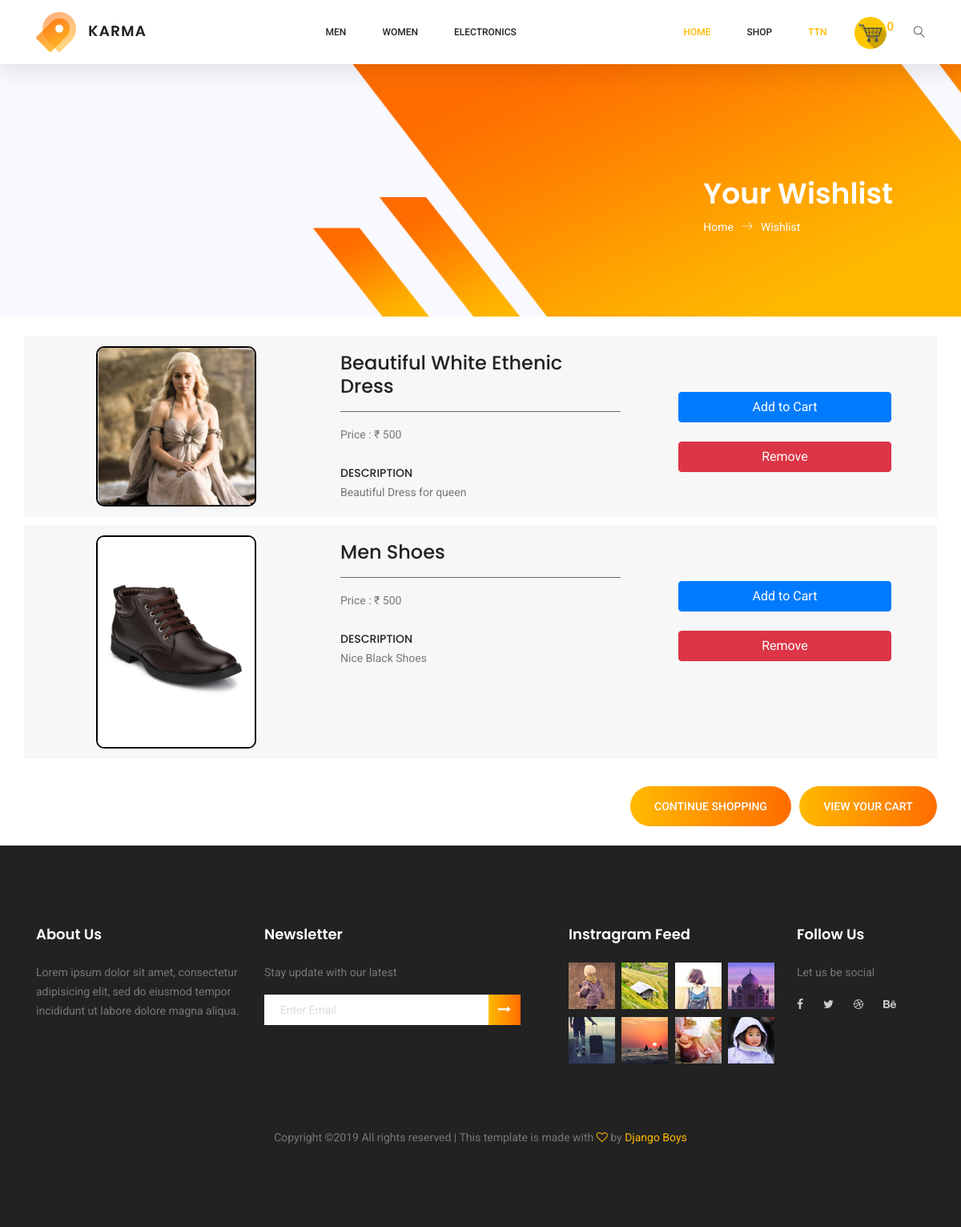
Page /operations/wishlist/ (signed in) on the earlier database version.
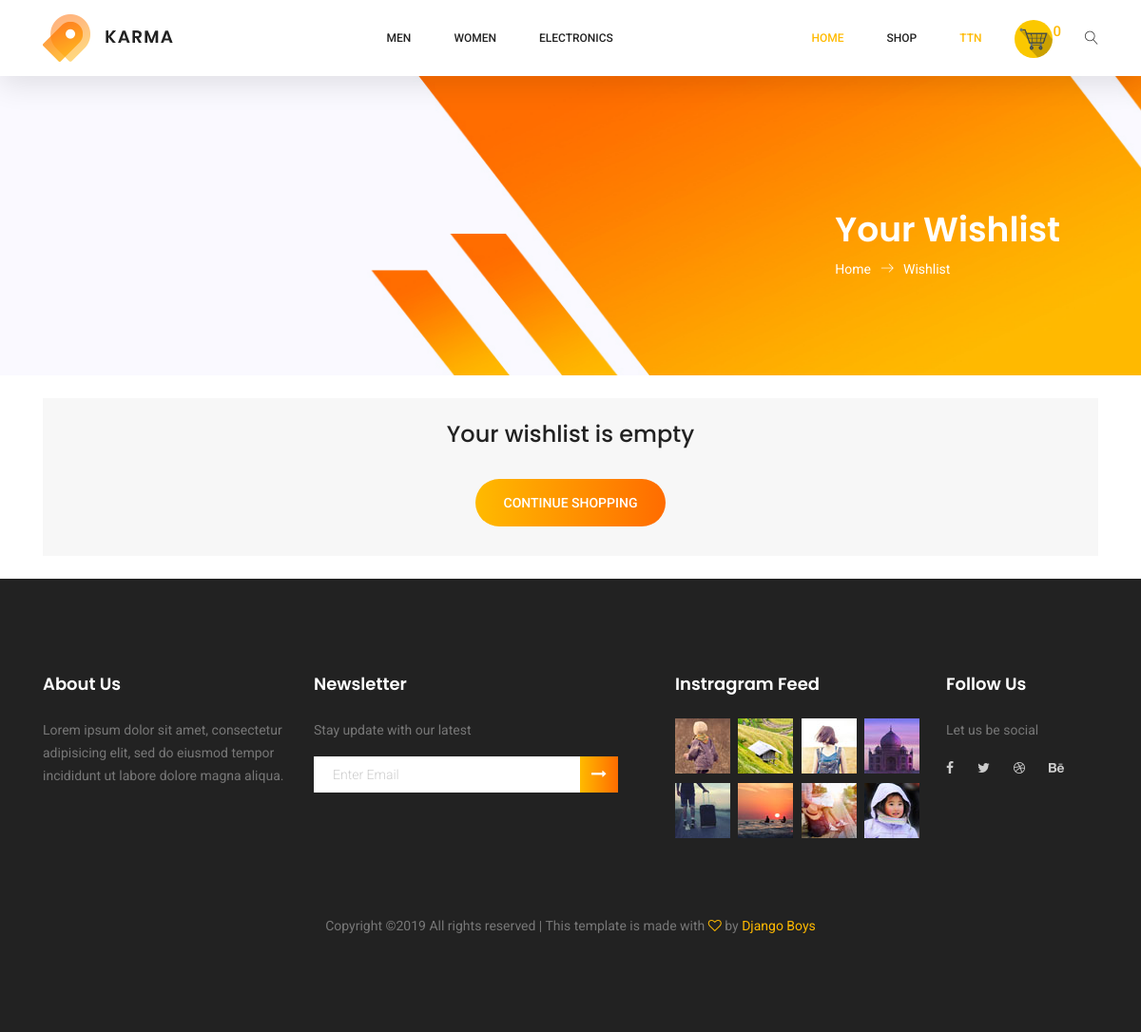
Same page on the later database version.
### core/models.py (models this page shows, shortened)
class Customer(AbstractUser):
    gender = models.BooleanField(default=True)
    phone_number = models.IntegerField(null=True)

class WishlistItems(models.Model):
    wishlist = models.ForeignKey(Wishlist, on_delete=models.CASCADE)
    product = models.ForeignKey(Product, on_delete=models.CASCADE)

class Product(models.Model):
    product_category = models.ForeignKey(ProductCategory, on_delete=models.CASCADE)
    name = models.CharField(max_length=50, blank=False)
    slug = models.SlugField(max_length=250, null=True, blank=True)
    description = models.CharField(max_length=255)
    price = models.PositiveIntegerField(blank=False)
    quantity = models.PositiveIntegerField(default=1)
    count = models.PositiveSmallIntegerField(default=0)
    replacement = models.IntegerField()

### operations/views.py (the view)
# urls.py: path('wishlist/', views.list_wishlist_items, name='wishlist'),
@login_required
def list_wishlist_items(request):
    error = ''
    try:
        wishlist = Wishlist.objects.get(customer=request.user)
        items = WishlistItems.objects.filter(wishlist=wishlist)
        imagelist = [item.product.productimage_set.all()[0].image for item in items]
        items = zip(items, imagelist)
    except Wishlist.DoesNotExist:
        items = []
        error = "Your wishlist is empty"
    if len(imagelist) == 0:
        error = "Your wishlist is empty"
    return render(request, 'operations/wishlist.html', {"items": items, 'error': error})

### operations/context_processors.py (called while the page is built)
def cart_count(request):
    if request.user.is_authenticated:
        try:
            cart = Cart.objects.get(user=request.user, is_ordered=False)
            return {'count': len(cart.cartitems_set.all())}
        except Cart.DoesNotExist:
            return {'count': 0}
    else:
        request.session[settings.CART_SESSION_ID] = request.session.get(settings.CART_SESSION_ID, {})
        if request.session[settings.CART_SESSION_ID] is None:
            return {'count': 0}
        return {'count': len(request.session[settings.CART_SESSION_ID])}

### operations/templates/operations/wishlist.html (shortened to what this page needs)
{% extends 'base.html' %}
{% load static %}
{% block content %}
    <section class="banner-area organic-breadcrumb">
        <div class="container">
            <div class="breadcrumb-banner d-flex flex-wrap align-items-center justify-content-end">
                <div class="col-first">
                    <h1>Your Wishlist</h1>
                    <nav class="d-flex align-items-center">
                        <a href="{% url 'accounts:registration' %}">Home<span class="lnr lnr-arrow-right"></span></a>
                        <a href="#">Wishlist</a>
                    </nav>
                </div>
            </div>
        </div>
    </section><br>
<section class="cart-area">
   <div class="container">
       <div class="row">
          <div class="col-lg-12">
                <form role="form" method="POST">
                    {% if error %}
                        <div class="" style="background-color:#f7f7f7;" align="center"><br>
                            <h3>{{error}}</h3><br>
                            <a class="primary-btn" href="{% url 'index' %}">Continue Shopping</a><br><br>
                        </div>
                    {% else %}
                    {% for item in items %}
                    <div class="row" style="background-color:#f7f7f7;">
                        <div class="col-lg-4 col-sm-6" style="margin-bottom: 13px;">
                            <div class="" style="text-align:center; padding: 13px 0px 0px 0px;">
                                <a href="{% url 'products:product_detail' item.0.product.slug %}">
                                    <img style="border: 2px solid black; border-radius:10px;"
                                        height="200px" width="200px" class="img-fluid" src="{{ item.1.url}}" alt="Image">
                                </a>
                            </div>
                        </div>
                        <div class="col-lg-4 col-sm-6">
                            <div class="single-product" style="padding: 20px 0px 0px 0px;">
                                <div class="product-details">
                                    <h3>{{item.0.product.name.title }}</h3><hr color="#777777">
                                    <div class="price">
                                        <span>Price : </span>
                                        <span>₹ {{ item.0.product.price }}</span>
                                    </div><br>
                                    <div class="price" style="position: absolute;">
                                        <h6>Description</h6>
                                        <div>{{ item.0.product.description }}</div>
                                    </div>
                                </div>
                            </div>
                        </div>
                        <div class="col-lg-4 col-sm-6" style="padding: 20px 0px 0px 0px;">
                            <div class="button-group-area mt-40" style="text-align:center">
                                <a>
                                    <button type="button" class="btn btn-primary"
                                            style="margin-top:50px; width:70%;" onclick="add_cart({{item.0.product_id}})">Add to Cart</button>
                                </a><br><br>
                                    <button id="remove-btn" onclick="rem_item({{item.0.product_id}})" type="button"
                                            class="btn btn-danger" style="width:70%;">Remove</button><br>
                            </div>
                        </div>
                    </div>
                    {% endfor %}
                </form><br>
          </div>
            <div class="checkout_btn_inner d-flex align-items-center" style="margin-left:757px;">
                <a class="primary-btn" href="{% url 'index' %}">Continue Shopping</a>&nbsp;&nbsp;&nbsp;
                <a class="primary-btn" href="{% url 'operations:view_cart' %}">View your Cart</a>
            </div>
            {% endif %}
       </div>
   </div><br>
</section>
{% endblock content %}

### templates/base.html (shortened to what this page needs)
{% load static %}
<!DOCTYPE html>
<html lang="zxx" class="no-js">
<head>
    <link rel="stylesheet" href="{% static 'css/bootstrap.css' %}">
<link rel="stylesheet" href="{% static 'css/ion.rangeSlider.css' %}">
<link rel="stylesheet" href="{% static 'css/ion.rangeSlider.skinFlat.css' %}">
<link rel="stylesheet" href="{% static 'css/magnific-popup.css' %}">
<link rel="stylesheet" href="{% static 'css/linearicons.css' %}">
    <link rel="stylesheet" href="{% static 'css/owl.carousel.css' %}">
    <link rel="stylesheet" href="{% static 'css/themify-icons.css' %}">
    <link rel="stylesheet" href="{% static 'css/font-awesome.min.css' %}">
    <link rel="stylesheet" href="{% static 'css/nice-select.css' %}">
    <link rel="stylesheet" href="{% static 'css/nouislider.min.css' %}">
    <link rel="stylesheet" href="{% static 'css/main.css' %}">
    <link rel="stylesheet" href="{% static 'css/lightbox.css' %}">
</head>
<body>
<div id="total-screen" style="width:100%">
{% include 'partials/navbar.html' %}
{% block content %}
{% endblock content %}
{% include 'partials/footer.html' %}
</div>
</body>
</html>

### templates/partials/navbar.html (shortened to what this page needs)
{% load static %}
<header class="header_area sticky-header">
<div class="main_menu">
<nav class="navbar navbar-expand-lg navbar-light main_box">
<div class="container">
<a class="navbar-brand logo_h" href="{% url 'index' %}"><img src="{% static 'img/logo.png' %}"></a>
{% include 'partials/category_bar.html' %}
<div class="collapse navbar-collapse offset" id="navbarSupportedContent">
<ul class="nav navbar-nav menu_nav ml-auto">
<li class="nav-item active"><a class="nav-link" href="{% url 'index' %}">Home</a></li>
<li class="nav-item">
<a class="nav-link" href="{% url 'product_list' %}">Shop</a>
</li>
{% if user.is_authenticated %}
<li class="nav-item submenu dropdown active">
<a href="#" class="nav-link dropdown-toggle" data-toggle="dropdown" role="button" aria-haspopup="true"
aria-expanded="false">{{user.first_name }}</a>
</li>
{% else %}
<li class="nav-item"><a class="nav-link" href="{% url 'accounts:login_app' %}">Login</a></li>
<li class="nav-item"><a class="nav-link" href="{% url 'accounts:registration' %}">Register</a></li>
{% endif %}
</ul>
<ul class="nav navbar-nav navbar-right">
    <li class="nav-item"><a href="{% url 'operations:view_cart' %}" class="cart"><img src="{% static '/img/cart_main.jpg' %}" width="40px" height="40px" style="border-radius:50%;"><span ><sup id='cart_count' style="font-size:15px">{{count}}</sup></span></a></li>
<li class="nav-item">
<button class="search"><span class="lnr lnr-magnifier" id="search"></span></button>
</li>
</ul>
</div>
</div>
</nav>
</div>
</header>

### templates/partials/category_bar.html (shortened to what this page needs)
<div class="collapse navbar-collapse" id="navbarSupportedContent">
<ul class="nav navbar-nav menu_nav ml-auto">
 <li class="nav-item submenu dropdown">
              <a class="nav-link" href="{% url 'product_list' %}?product_category=men">Men</a>
            </li>
<li class="nav-item submenu dropdown">
              <a class="nav-link" href="{% url 'product_list' %}?product_category=women">Women </a>
            </li>
            <li class="nav-item submenu dropdown">
              <a class="nav-link" href="{% url 'product_list' %}?category=Electronics">Electronics </a>
            </li>
</ul>
</div>

### templates/partials/footer.html (shortened to what this page needs)
 {% load static %}
   <footer class="footer-area section_gap">
      <div class="container">
         <div class="row">
            <div class="col-lg-3  col-md-6 col-sm-6">
               <div class="single-footer-widget">
                  <h6>About Us</h6>
                  <p>
                     Lorem ipsum dolor sit amet, consectetur adipisicing elit, sed do eiusmod tempor incididunt ut labore dolore
                     magna aliqua.
                  </p>
               </div>
            </div>
            <div class="col-lg-4  col-md-6 col-sm-6">
               <div class="single-footer-widget">
                  <h6>Newsletter</h6>
                  <p>Stay update with our latest</p>
                  <div class="" id="mc_embed_signup">
                     <div class="form-inline">
                        <div class="d-flex flex-row">
                           <input class="form-control" name="email" placeholder="Enter Email" onfocus="this.placeholder = ''" onblur="this.placeholder = 'Enter Email '"
                            required type="email" id="newletter-mail">
                           <button class="click-btn btn btn-default" onclick="abc()"><i class="fa fa-long-arrow-right" aria-hidden="true"></i></button>
                        </div>
                     </div>
                  </div>
               </div>
            </div>
            <div class="col-lg-3  col-md-6 col-sm-6">
               <div class="single-footer-widget mail-chimp">
                  <h6 class="mb-20">Instragram Feed</h6>
                  <ul class="instafeed d-flex flex-wrap">
                     <li><img src="{% static 'img/i1.jpg' %}" alt=""></li>
                     <li><img src="{% static 'img/i2.jpg' %}" alt=""></li>
                     <li><img src="{% static 'img/i3.jpg' %}" alt=""></li>
                     <li><img src="{% static 'img/i4.jpg' %}" alt=""></li>
                     <li><img src="{% static 'img/i5.jpg' %}" alt=""></li>
                     <li><img src="{% static 'img/i6.jpg' %}" alt=""></li>
                     <li><img src="{% static 'img/i7.jpg' %}" alt=""></li>
                     <li><img src="{% static 'img/i8.jpg' %}" alt=""></li>
                  </ul>
               </div>
            </div>
            <div class="col-lg-2 col-md-6 col-sm-6">
               <div class="single-footer-widget">
                  <h6>Follow Us</h6>
                  <p>Let us be social</p>
                  <div class="footer-social d-flex align-items-center">
                     <a href="#"><i class="fa fa-facebook"></i></a>
                     <a href="#"><i class="fa fa-twitter"></i></a>
                     <a href="#"><i class="fa fa-dribbble"></i></a>
                     <a href="#"><i class="fa fa-behance"></i></a>
                  </div>
               </div>
            </div>
         </div>
         <div class="footer-bottom d-flex justify-content-center align-items-center flex-wrap">
            <p class="footer-text m-0">
Copyright &copy;<script>document.write(new Date().getFullYear());</script> All rights reserved | This template is made with <i class="fa fa-heart-o" aria-hidden="true"></i> by <a href="#" target="_blank">Django Boys</a>
</p>
         </div>
      </div>
   </footer>

Differences in the rows shown:
removed WishlistItems: shows a picture, product.name "Beautiful White Ethenic Dress", product.price "500", product.description "Beautiful Dress for queen"
removed WishlistItems: shows a picture, product.name "Men Shoes", product.price "500", product.description "Nice Black Shoes"
Other differences:
{{ error }}: (not shown) → "Your wishlist is empty"
text no longer shown: "VIEW YOUR CART"
